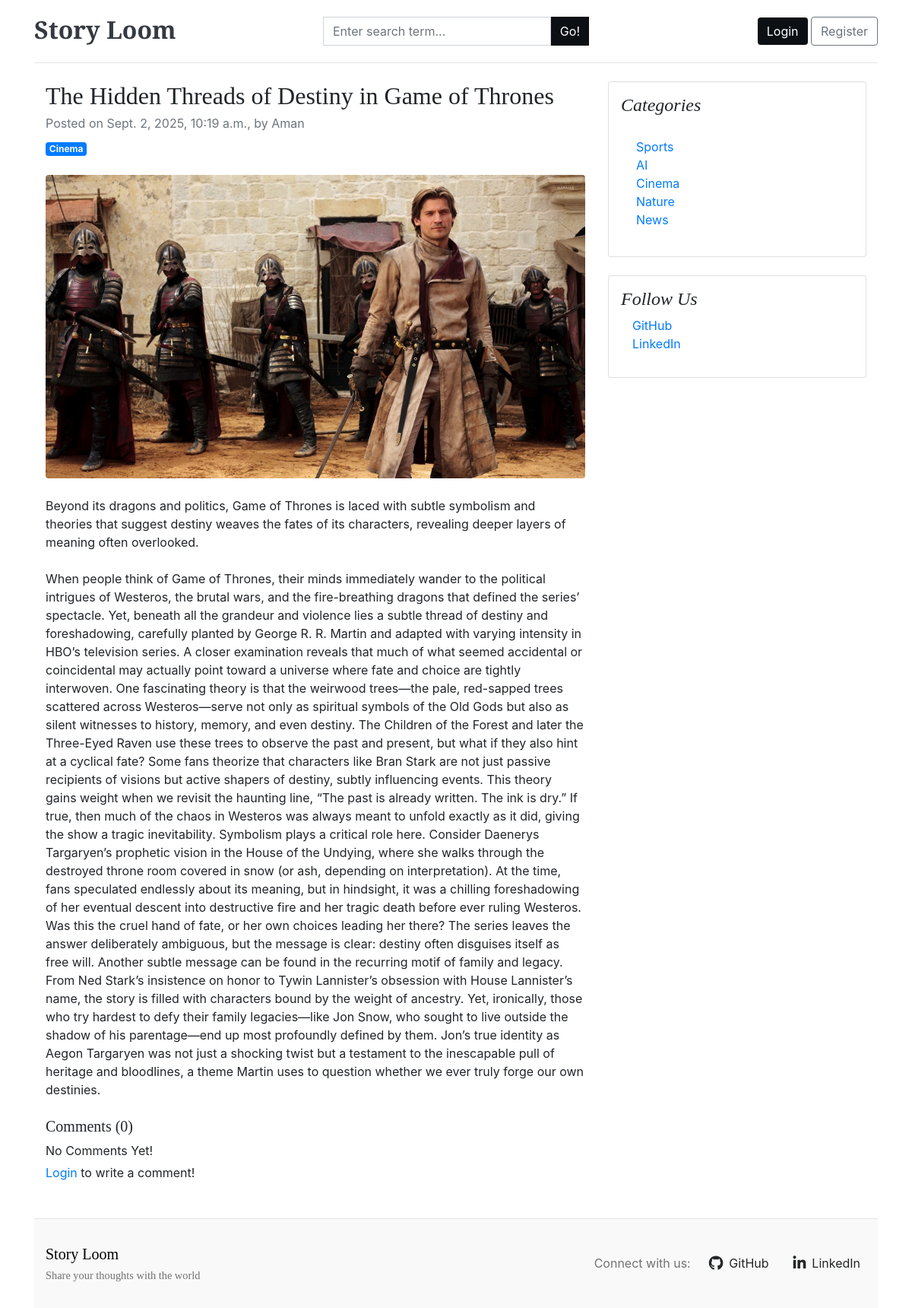
/blogs/the-hidden-threads-of-destiny-in-game-of-thrones/, run on the app's committed database.
### blogs/models.py (models this page shows)
class Blogs(models.Model):
  title = models.CharField(max_length=120, unique=True)
  slug = models.SlugField(unique=True, blank=True)
  category = models.ForeignKey(Category, on_delete=models.CASCADE)
  author = models.ForeignKey(User, on_delete=models.CASCADE)
  blog_image = models.ImageField(upload_to='uploads/%y/%m/%d')
  short_description = models.TextField(max_length=1000)
  blog_body = models.TextField(max_length=5000)
  status = models.CharField(max_length=100, choices= STATUS_CHOICE, default='draft')
  is_featured = models.BooleanField(default=False)
  created_at = models.DateTimeField(auto_now_add=True)
  updated_at = models.DateTimeField(auto_now=True)
  class Meta:
   verbose_name_plural = 'Blogs'
  def __str__(self):
    return self.title

class Category(models.Model):
  category_name = models.CharField(max_length=50, unique=True)
  created_at = models.DateTimeField(auto_now_add=True)
  updated_at = models.DateTimeField(auto_now=True)
  class Meta:
   verbose_name_plural = 'Categories'
  def __str__(self):
    return self.category_name

### blogs/views.py (the view, shortened to what this page needs)
# urls.py: path('blogs/<slug:slug>/', BlogsView.blogs, name='blogs'),
def blogs(request, slug):
  single_post = get_object_or_404(Blogs, slug=slug, status='published')
  comments = Comment.objects.filter(blog=single_post)
  comment_count = comments.count()
  context = {
    'single_post':single_post,
    'comments':comments,
    'comment_count':comment_count
  }
  return render(request, 'blogs.html', context)

### blogs/context_processors.py (called while the page is built)
def get_categories(request):
  categories = Category.objects.all()
  return dict(categories=categories)

### templates/blogs.html
{% extends './base/base.html' %}
{% block content %}
<div class="container mt-4">
    <div class="row">
        <div class="col-lg-8">
            <article>
                <header class="mb-4">
                    <h2 class="fw-bolder mb-1">{{ single_post }}</h2>
                    <div class="text-muted fst-italic mb-2">Posted on {{ single_post.created_at }}, by {{ single_post.author }}</div>
                    <a class="badge bg-primary text-decoration-none text-light" href="#!">{{ single_post.category }}</a>
                </header>
                <figure class="mb-4"><img id="blog-image" class="img-fluid rounded" src="{{ single_post.blog_image.url }}" alt="..." onload="this.classList.add('fade-in');" /></figure>
                <section class="mb-5">
                    <p class="fs-5 mb-4">{{ single_post.short_description }}</p>
                    <p class="fs-5 mb-4">{{ single_post.blog_body}}</p>
                    <h5>Comments ({{ comment_count }})</h5>
                    {% if comments %}
                     {% for comment in comments %}
                        <div class="card-body">
                            <p class="card-text mb-0">
                                {{ comment }}
                            </p>
                            <span>
                                <small>{{ comment.user }}</small>
                                <small>{{ comment.created_at | timesince}} ago</small>
                            </span>
                        </div>
                     {% endfor %}
                    {% else %}
                    <p style="margin-bottom: 5px;">No Comments Yet!</p>
                    {% endif %}
                    <div class="form-group">
                        {% if user.is_authenticated %}
                        <form action="" method="POST">
                            {% csrf_token %}
                            <div class="form-group">
                                <textarea name="comment" placeholder="Write your Comment..." class="form-control" rows="2"></textarea>
                                <input type="submit" class="btn custom-btn" style="margin-top: 10px;">
                            </div>
                        </form>
                        {% else %}
                        <p><span><a href="{% url 'login' %}">Login</a></span> to write a comment!</p>
                        {% endif %}
                    </div>
                </section>
            </article>
        </div>
        <div class="col-lg-4">
            <div class="card mb-4 p-3">
                <h4 class="font-italic">Categories</h4>
                <div class="card-body">
                    <div class="row">
                        <div class="col-sm-6">
                            <ul class="list-unstyled mb-0">
                              {% for cat in categories %}
                                <li><a href="{% url 'posts_by_category' cat.id %}">{{ cat.category_name }}</a></li>
                              {% endfor %}
                            </ul>
                        </div>
                    </div>
                </div>
            </div>
            <div class="card mb-4 p-3">
                <h4 class="font-italic">Follow Us</h4>
                <div class="col-sm-6">
                    <ul class="list-unstyled">
                    <li><a href="https://github.com/amanrawat-js" target="_blank">GitHub</a></li>
                    <li><a href="https://linkedin.com/in/amanrawat1" target="_blank">LinkedIn</a></li>
                </ul>
                </div>
            </div>
        </div>
    </div>
</div>
{% endblock %}

### templates/base/base.html (shortened to what this page needs)
{% include './header.html' %}
{% block content %}
{% endblock %}
{% include './footer.html'%}

### templates/base/header.html (shortened to what this page needs)
{% load static %}
<!DOCTYPE html>
<html lang="en">
<head>
    <link href="https://getbootstrap.com/docs/4.0/dist/css/bootstrap.min.css" rel="stylesheet">
    <link rel="stylesheet" href="https://cdnjs.cloudflare.com/ajax/libs/font-awesome/6.4.2/css/all.min.css"><link rel="stylesheet" href="https://cdnjs.cloudflare.com/ajax/libs/font-awesome/6.4.2/css/all.min.css">
    <link href="{% static 'css/blog.css' %}" rel="stylesheet">
</head>
<body>
    <div class="container">
      <header class="blog-header py-3">
        <div class="row flex-nowrap justify-content-between align-items-center">
          <div class="col-4 pt-1">
            <a class="blog-header-logo text-dark" href="/"><h2 style="font-weight: bold;">Story Loom</h2></a>
          </div>
          <div class="col-4">
            <form action="{% url 'search' %}" method="GET">
             <div class="input-group">
            <input class="form-control no-radius" name="keyword" type="text" placeholder="Enter search term..." aria-label="Enter search term..." aria-describedby="button-search" />
            <button type="submit" class="btn custom-btn no-radius" id="button-search">Go!</button>
            </div>
            </form>
          </div>
          <div class="col-4 d-flex justify-content-end align-items-center">
            {% if not user.is_authenticated %}
            <a class="btn custom-btn" href="{% url 'login' %}">Login</a> &nbsp;
            <a class="btn btn-outline-secondary" href="{% url 'register' %}">Register</a>
            {% else %}
            <a class="btn custom-btn" href="{% url 'dashboard' %}">Dashboard</a> &nbsp;
            <a class="btn btn-outline-secondary" href="{% url 'logout' %}">Logout</a>
            {% endif %}
          </div>
        </div>
      </header>

### templates/base/footer.html
    <footer class="blog-footer">
        <div class="container">
            <div class="row footer-content">
                <div class="col-md-6">
                    <a href="#" class="footer-brand"><h5>Story Loom</h5></a>
                    <h6 class="footer-text">Share your thoughts with the world</h6>
                </div>
                <div class="col-md-6 d-flex align-items-center justify-content-md-end">
                    <div class="social-links">
                        <span class="me-3 d-none d-md-inline">Connect with us:</span>
                        <a href="https://github.com/amanrawat-js" target="_blank" class="social-link" title="Follow us on GitHub">
                            <i class="fa-brands fa-github"></i>
                            <span class="d-none d-sm-inline">GitHub</span>
                        </a>
                        <a href="https://www.linkedin.com/in/amanrawat1/" target="_blank" class="social-link" title="Connect on LinkedIn">
                            <i class="fa-brands fa-linkedin-in"></i>
                            <span class="d-none d-sm-inline">LinkedIn</span>
                        </a>
                    </div>
                </div>
            </div>
        </div>
    </footer>
    </div>
</body>
</html>

### static/css/blog.css (style rules this page uses)
.blog-header { border-bottom: 1px solid #e5e5e5; }
.blog-header-logo { font-family: "Libre Baskerville", Georgia, "Times New Roman", serif ; font-size: 2.25rem; font-weight: bold; }
h1, h2, h3, h4, h5, h6 { font-family: "Libre Baskerville", Georgia, "Times New Roman", serif ; }
.blog-footer { padding: 2.1rem 0; color: #727272; background-color: #f9f9f9; border-top: .05rem solid #e5e5e5; }
.footer-brand { color: #000000; font-size: 1.5rem; font-weight: 600; margin-bottom: 1rem; text-decoration: none; }
.social-links { display: flex; gap: 1rem; align-items: center; }
.social-link { color: #232527; text-decoration: none; display: flex; align-items: center; gap: 0.5rem; padding: 0.5rem; border-radius: 0.375rem; transition: all 0.2s ease; }
.social-link i { font-size: 1.2rem; }
.footer-text { margin-bottom: 0; font-size: 0.9rem; }
.input-group .form-control { border-radius: 0; }
.input-group .btn { border-radius: 0; }
.custom-btn { background-color: #0c1014; color: white; border: none; }
.img-fluid.rounded { opacity: 0; transition: opacity 0.5s ease-in-out; }
.img-fluid.rounded.fade-in { opacity: 1; }

### data on the page
Blogs: title "The Hidden Threads of Destiny in Game of Thrones", created_at "Sept. 2, 2025, 10:19 a.m.", author "Aman", category "Cinema", blog_image (picture), short_description "Beyond its dragons and politics, Game of Thrones is laced with subtle symbolism and theories that suggest destiny weaves the fates of its characters, revealing deeper layers of meaning often overlooked.", blog_body "When people think of Game of Thrones, their minds immediately wander to the political intrigues of Westeros, the brutal wars, and the fire-breathing dragons that defined the series’ spectacle. Yet, beneath all the grandeur and violence lies a subtle thread of destiny and foreshadowing, carefully planted by George R. R. Martin and adapted with varying intensity in HBO’s television series. A closer examination reveals that much of what seemed accidental or coincidental may actually point toward a universe where fate and choice are tightly interwoven. One fascinating theory is that the weirwood trees—the pale, red-sapped trees scattered across Westeros—serve not only as spiritual symbols of…"
Category: category_name "Sports"
Category: category_name "AI"
Category: category_name "Cinema"
Category: category_name "Nature"
Category: category_name "News"

### other printed values
{{ comment_count }} "0"
